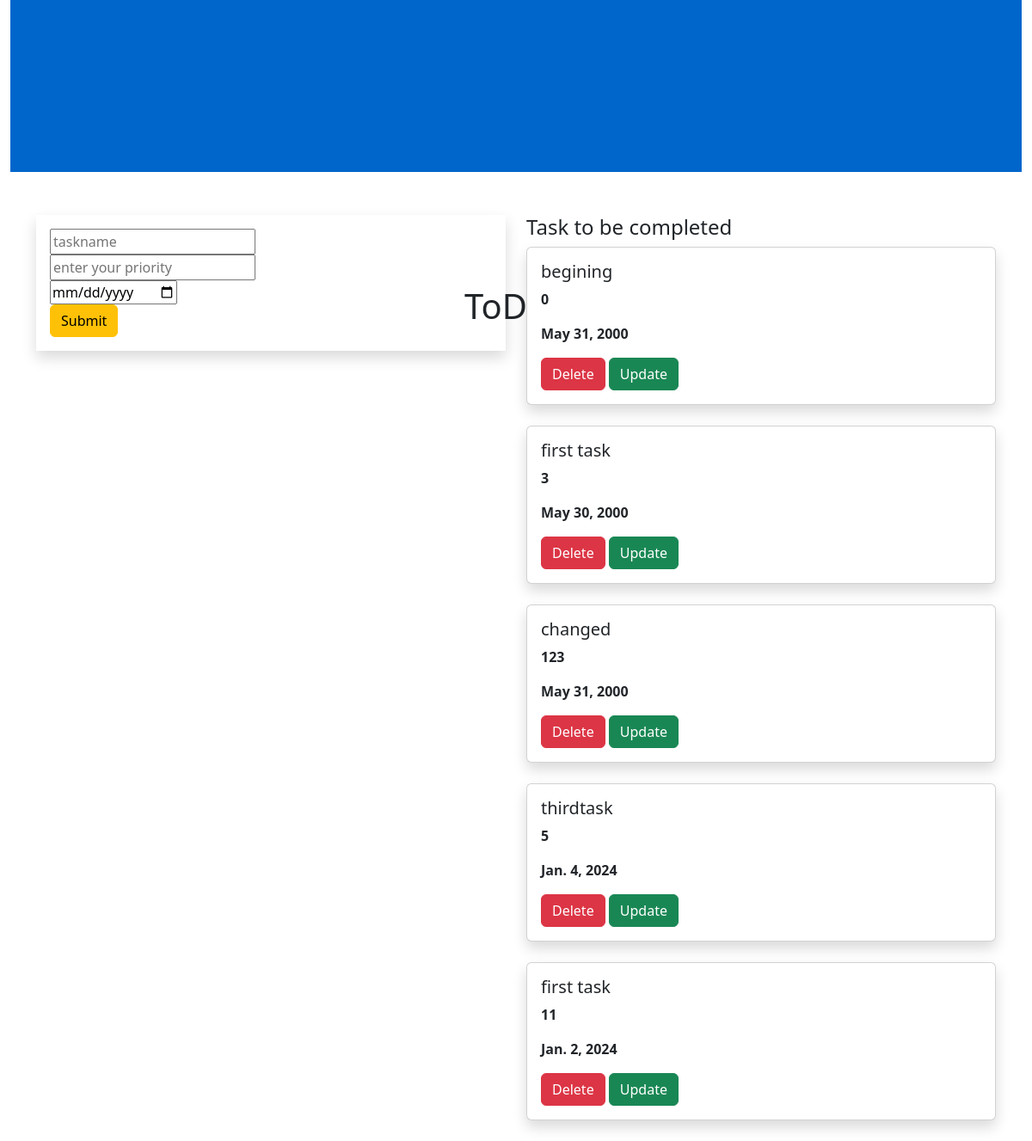
The page / on the database its author committed.
### todoapp/models.py (models this page shows, shortened)
class Task(models.Model):
    name=models.CharField(max_length=250)
    priority=models.IntegerField()
    date=models.DateField()

### todoapp/views.py (the view)
# urls.py: path('',views.add,name='add'),
def add(request):
    task1=Task.objects.all()
    if request.method=='POST':
        name=request.POST.get('task','')
        priority=request.POST.get('priority','')
        date=request.POST.get('date','')
        task=Task(name=name,priority=priority,date=date)
        task.save()
    return render(request,'home.html',{'task1':task1})

### template/home.html (shortened to what this page needs)
{% extends 'base.html' %}
{% block content %}
<div class="container-fluid">
    <div class="row">
        <div class="col-md-12">
            <div class="banner">
                <div class="banner-text">
                    <h1>ToDo</h1>
                </div>
            </div>
        </div>
    </div>
</div>
<div class="container">
    <div class="row">
        <div class="col-md-6">
            <form method="POST" class="p-3 shadow">
                 <div class="form-group">
                     <input type="text" class="form=control" name="task" placeholder="taskname"><br>
                 </div>
                 <div class="form-group">
                     <input type="text" class="form=control" name="priority" placeholder="enter your priority"><br>
                 </div>
                <div class="form-group">
                     <input type="date" class="form=control" name="date" placeholder="enter your Date"><br>
                 </div>
                    <input type="submit" class="btn btn-warning">
            </form>
        </div>
        <div class="col-md-6">
            <h4>Task to be completed</h4>
            {% for i in task1 %}
            <div class="shadow card">
                <div class="card-body">
                    <h5 class="card-title">{{i.name}}</h5>
                    <p><b>{{i.priority}}</b></p>
                    <p><b>{{i.date}}</b></p>
                    <a class="btn btn-danger" href="{% url 'delete' i.id %}">Delete</a>
                    <a class="btn btn-success" href="{% url 'update' i.id %}">Update</a>
                </div>
            </div>
            <br>
            {% endfor %}
        </div>
    </div>
</div>
{% endblock %}

### template/base.html (shortened to what this page needs)
{% load static %}
<html lang="en">
<head>
    <link rel="stylesheet" href="https://cdn.jsdelivr.net/npm/bootstrap@5.3.2/dist/css/bootstrap.min.css"></head>
    <link rel="stylesheet" href="{% static 'style.css'%}">
<body>
{% block content %}
{% endblock %}
</body>
</html>

### static/style.css (style rules this page uses)
.banner { background-color: #0066CC; width :100%; height:200px; margin-bottom:50px; }
.banner-text { top:25%; left:45%; position:absolute; transform:transform; }

### rows shown on the page
Task: name "begining", priority "0", date "May 31, 2000"
Task: name "first task", priority "3", date "May 30, 2000"
Task: name "changed", priority "123", date "May 31, 2000"
Task: name "thirdtask", priority "5", date "Jan. 4, 2024"
Task: name "first task", priority "11", date "Jan. 2, 2024"
